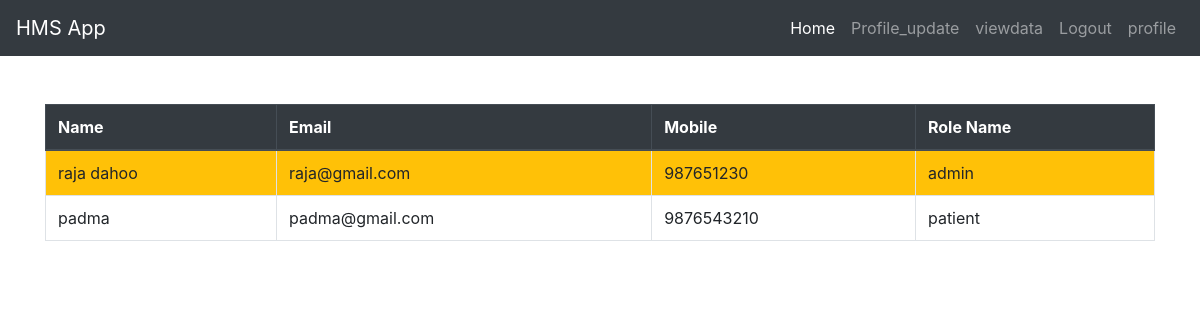
Screenshot of /doctor/dview (signed in) with the database file from the repository.
### signup/models.py (models this page shows, shortened)
class signup_master(models.Model):
    name=models.CharField(max_length=30)
    email=models.CharField(max_length=50,primary_key=True)
    mobile=models.CharField(max_length=10)
    password=models.CharField(max_length=30)
    role_name=models.CharField(max_length=20)

### doctor/views.py (the view)
# urls.py: path('dview',dview, name="dview"),
def dview(request):
    name=request.session.get('name')
    ob=signup_master.objects.get(name=name)
    obj=signup_master.objects.filter(role_name='patient')
    return render(request,'dview.html',{'user':ob,'data1':obj,'user':ob})

### doctor/templates/dview.html (shortened to what this page needs)
{% include 'dheader.html' %}
<body>
<div class="container mt-5">
    <table class="table table-bordered">
        <thead class="thead-dark">
            <tr>
                <th>Name</th>
                <th>Email</th>
                <th>Mobile</th>
                <th>Role Name</th>
            </tr>
        </thead>
        <tbody>
            <tr class="bg-warning">
                <td>{{ user.name }}</td>
                <td>{{ user.email }}</td>
                <td>{{ user.mobile }}</td>
                <td>{{ user.role_name }}</td>
            </tr>
            {% for data in data1 %}
            <tr>
                <td>{{ data.name }}</td>
                <td>{{ data.email }}</td>
                <td>{{ data.mobile }}</td>
                <td>{{ data.role_name }}</td>
            </tr>
            {% endfor %}
        </tbody>
    </table>
</div>
</body>
</html>

### rows the page displays
signup_master: name "raja dahoo", email "raja@gmail.com", mobile "987651230", role_name "admin"
signup_master: name "padma", email "padma@gmail.com", mobile "9876543210", role_name "patient"
